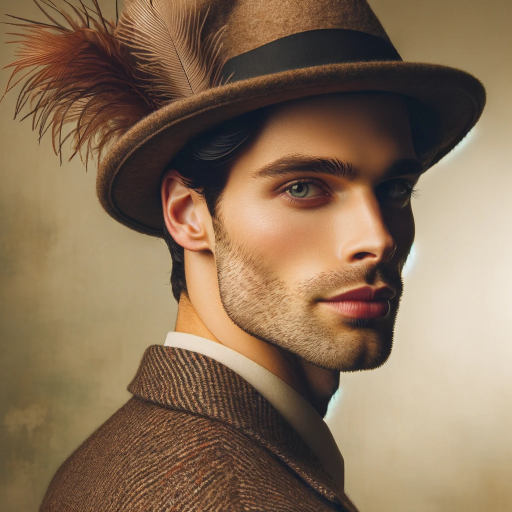
#> input picture python_work/fff/like_lenna.png, 1024 x 1024 px (shown at 1/2 size)
$ jupyter execute 01_openCV.ipynb
#> lines starting #> are read from the running program, lines starting #| are printed output that depends on the picture
# OPENCV 연습
## 이미지 입출력

[cell 1]
print(5+3)

[cell 2]
import cv2

image = cv2.imread('../fff/like_lenna.png')
#> image is the input picture: shape (1024, 1024, 3); mean B, G, R 87.7, 112.3, 136.5

cv2.imshow("img",image)
cv2.waitKey(0)
cv2.destroyAllWindows()

[cell 3]
import cv2
import matplotlib.pyplot as plt

img = cv2.imread('../fff/like_lenna.png')  ##BGR 방식으로 읽음

## matplotlib 방식 RGB  <=  BGR 방식을 변환
img = cv2.cvtColor(img, cv2.COLOR_BGR2RGB)

## 이미지생성
plt.imshow(img)

## 화면에 표시
plt.show()

### 이미지변환

[cell 4]
img = cv2.imread('../fff/like_lenna.png')
img_s = cv2.resize(img,(100,100))       ##이미지 크기변경
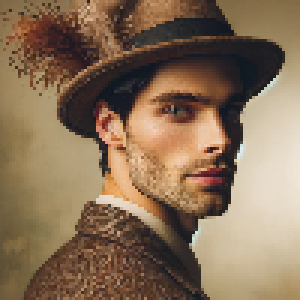
#> img_s: shape (100, 100, 3) (shown 3 times larger); mean B, G, R 87.6, 112.2, 136.4
cv2.imshow("img_s",img_s)
cv2.waitKey(0)
cv2.destroyAllWindows()

[cell 5]
import numpy as np
hh = 300
ww = 300
dst = np.zeros((hh,ww), dtype=np.uint8)
print(dst)
## 원본 : 100x100  --> 300x300 이미지 깨짐현상 발생
img_g = cv2.resize(img_s,(ww,hh),dst=dst)
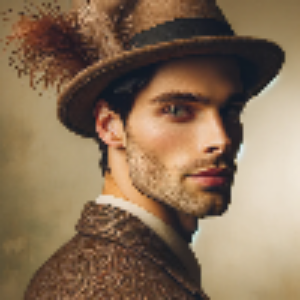
#> img_g: shape (300, 300, 3); mean B, G, R 87.5, 112.1, 136.3
#> dst: shape (300, 300); every value is 0
cv2.imshow("img_g",img_g)
cv2.waitKey(0)
cv2.destroyAllWindows()

[cell 6]
img = cv2.imread('../fff/like_lenna.png', cv2.IMREAD_GRAYSCALE)
#> img: shape (1024, 1024); min 0, max 240, mean 118.3
img_b = cv2.resize(img,(200,200))       ##이미지 크기변경
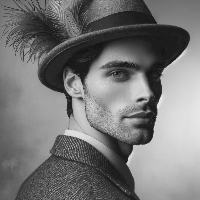
#> img_b: shape (200, 200); min 9, max 233, mean 118.2
cv2.imshow("img_b",img_b)
cv2.waitKey(0)
cv2.destroyAllWindows()

### 대칭

[cell 7]
img_f = cv2.flip(img_b,0)  ## 0 상하 대칭
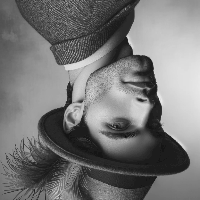
#> img_f: shape (200, 200); min 9, max 233, mean 118.2

img = cv2.cvtColor(img_f, cv2.COLOR_BGR2RGB)
#> img: shape (200, 200, 3)
plt.figure(figsize=(3,3))
plt.imshow(img)
plt.show()

[cell 8]
img_f = cv2.flip(img_b,1)  ## 1 좌우 대칭
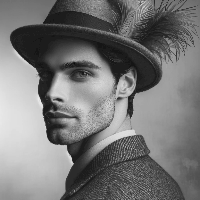
#> img_f: shape (200, 200); min 9, max 233, mean 118.2

img = cv2.cvtColor(img_f, cv2.COLOR_BGR2RGB)
plt.figure(figsize=(3,3))
plt.imshow(img)
plt.show()

### 회전

[cell 9]
print(img_b.shape) ## shape : 현재 자료형태
#| (200, 200)
hh,ww = img_b.shape
#> hh = 200; ww = 200
##회전 행렬 생성
#(ww/2,hh/2) : 회전 중심축
# 90 : 회전 각도
# 1 : 확대축소 비율
matrix = cv2.getRotationMatrix2D((ww/2,hh/2),90,1)

##warpAffine :변환
##img_b : 원본
# matrix : 변환값
# (ww,hh) : 결과이미지 크기
res = cv2.warpAffine(img_b, matrix,(ww,hh))
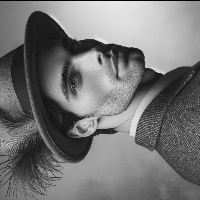
#> res: shape (200, 200); min 0, max 233, mean 117.6

img = cv2.cvtColor(res, cv2.COLOR_BGR2RGB)
plt.figure(figsize=(3,3))
plt.imshow(img)
plt.show()

[cell 10]
matrix = cv2.getRotationMatrix2D((ww/2,hh/2),30,1)
## 빈공간 채우기 : borderValue=(200,200,200)  : RGB 0~255
res = cv2.warpAffine(img_b, matrix,(ww,hh), borderValue=(200,200,200))
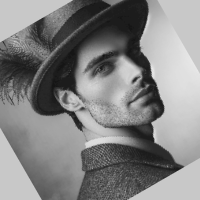
#> res: shape (200, 200); min 20, max 233, mean 130

img = cv2.cvtColor(res, cv2.COLOR_BGR2RGB)
plt.figure(figsize=(3,3))
plt.imshow(img)
plt.show()

### 자르기

[cell 11]
img = cv2.cvtColor(img_b, cv2.COLOR_BGR2RGB)
plt.figure(figsize=(3,3))
plt.imshow(img[:100,:100])  ## 이미지 x, y 축의 일부 영역 추출
plt.show()
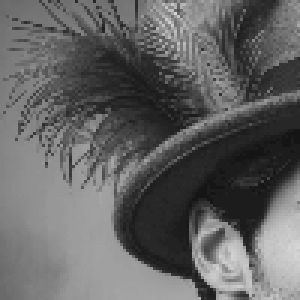
#> shown: shape (100, 100, 3) (shown 3 times larger); min 21, max 215, mean 98.6

[cell 12]
img = cv2.cvtColor(img_b, cv2.COLOR_BGR2RGB)
plt.figure(figsize=(3,3))
plt.imshow(img[50:150,50:150])  ## 이미지 x, y 축의 일부 영역 추출
plt.show()
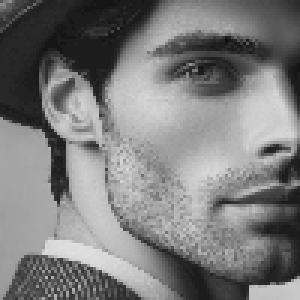
#> shown: shape (100, 100, 3) (shown 3 times larger); min 9, max 225, mean 124.2

[cell 13]
print(img_b.shape)
#| (200, 200)
img_crop = img_b[50:150,50:150]     ## 특정구역만 가져옴(주소참조)
img_crop[:] = 200       ## 회색으로 칠하기
#> img_crop: shape (100, 100); every value is 200

plt.figure(figsize=(3,3))
plt.imshow(img_b, cmap="gray")  ## 이미지 x, y 축의 일부 영역 추출
plt.show()
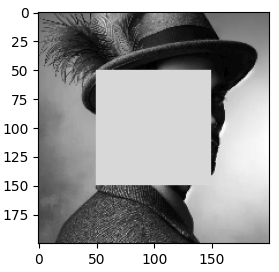
#> figure drawn by matplotlib, 1 panel

$ run again, with python_work/fff/back.png copied over python_work/fff/like_lenna.png
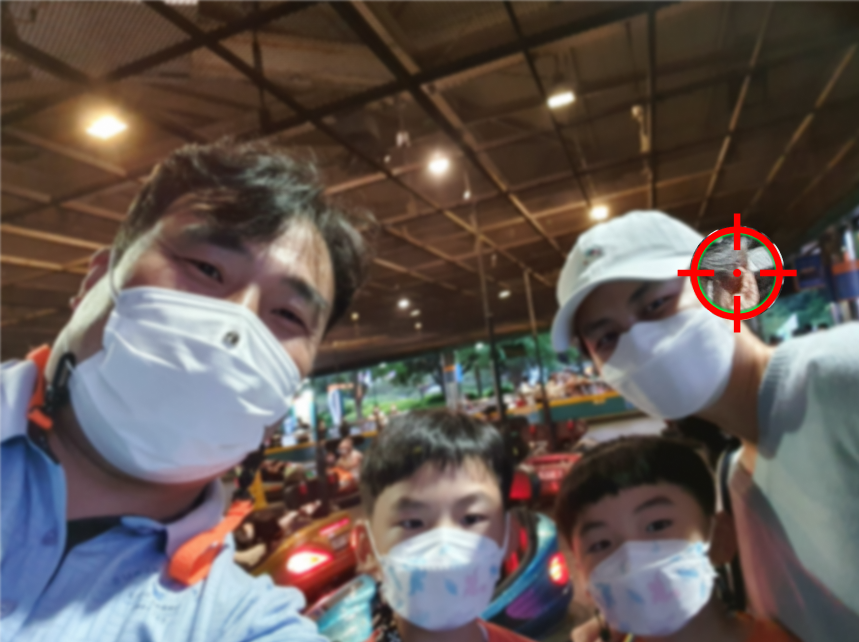
#> input picture python_work/fff/back.png, 859 x 642 px
#> image is the input picture: shape (642, 859, 3); mean B, G, R 84.6, 88.7, 99
#> dst: shape (300, 300); every value is 0
#| (200, 200)
#> `plt.show()`:
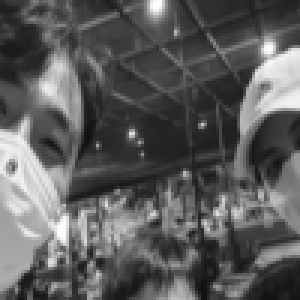
#> shown: shape (100, 100, 3) (shown 3 times larger); min 17, max 254, mean 92
#| (200, 200)
#> `plt.show()`:
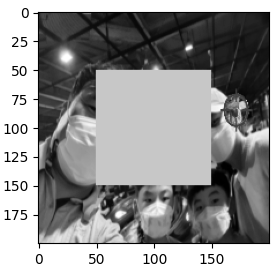
#> figure drawn by matplotlib, 1 panel
